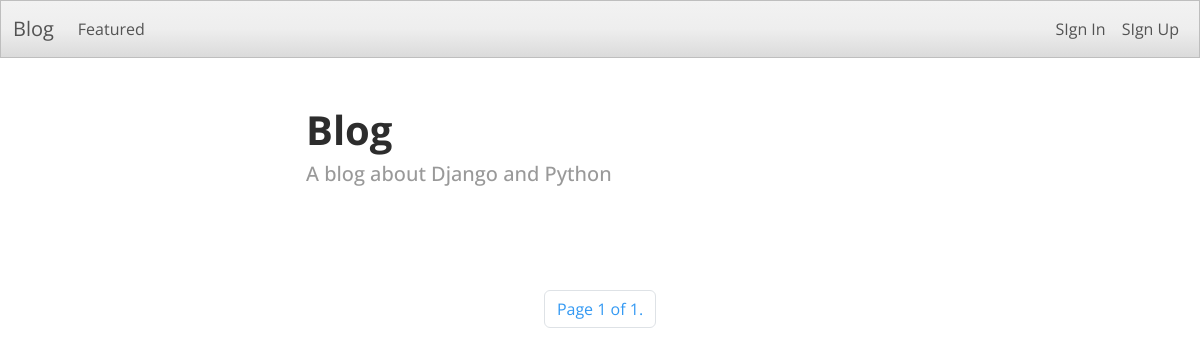
The app's page /, older data.
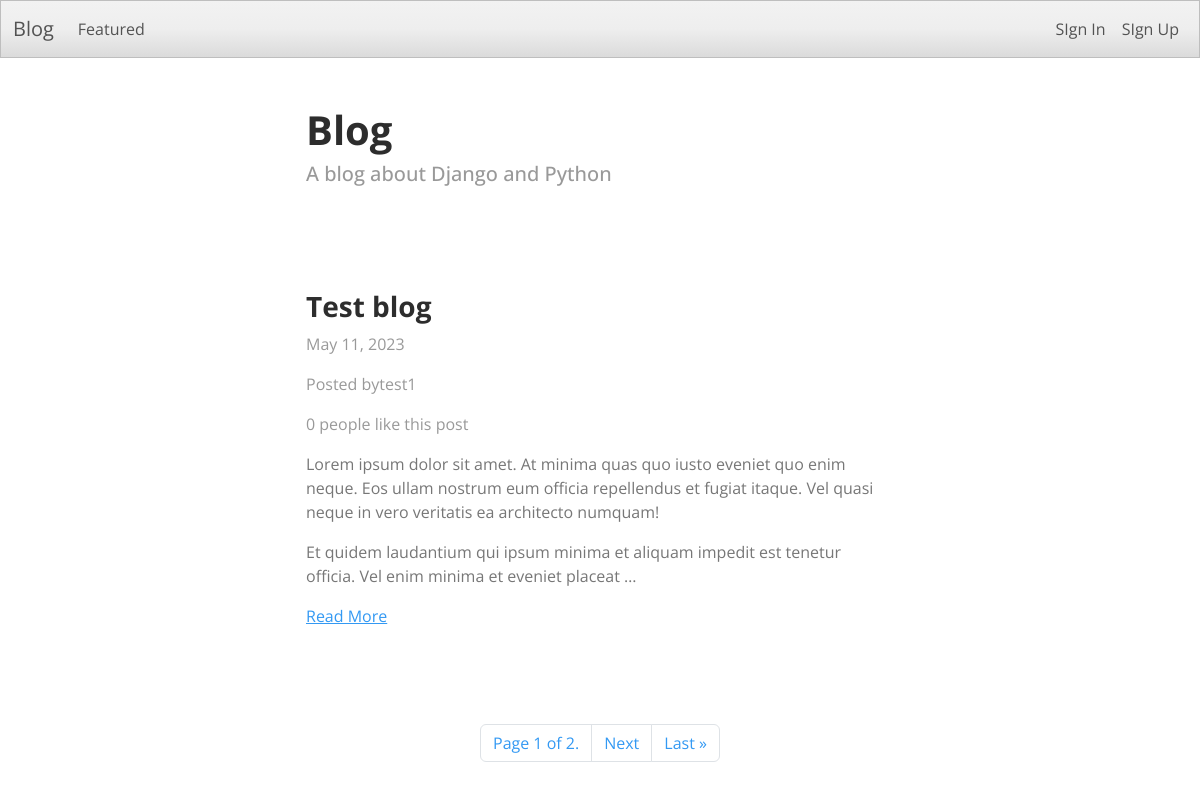
The same page, newer data.
### blogapp/models.py (models this page shows)
class Article(models.Model):
    title = models.CharField(max_length=255)
    content = HTMLField()
    date = models.DateField(auto_now_add=True)
    author = models.ForeignKey(User, on_delete=models.CASCADE)
    featured = models.BooleanField(default=False)
    likes = models.ManyToManyField(User, related_name='likes', blank=True)

### blogapp/views.py (the view)
# urls.py: re_path(r'^$', Index.as_view(), name='index'),
class Index(ListView):
    model = Article
    queryset = Article.objects.all().order_by('-date')
    template_name = 'blogapp/index.html'
    paginate_by = 1

### blogapp/templates/blogapp/index.html (shortened to what this page needs)
{% extends 'blogapp/base.html' %}
{% block content %}
    <div class="row">
        <div class="col-md-6 col-12 mx-md-auto mx-3 mt-5 mb-5">
            <h1 class="fw-bolder">Blog</h1>
            <h5 class="text-muted">A blog about Django and Python</h5>
        </div>
    </div>
     {% for object in object_list %}
    <div class="row">
        <div class="col-md-6 col-12 mx-md-auto mx-3 mt-5 mb-5">
            <h3 class="fw-bold">{{ object.title }}</h3>
            <p class="text-muted">{{ object.date }}</p>
            <p class="text-muted">Posted by{{ object.author.username }}</p>
            {% if object.likes.count == 1 %}
                <p class="text-muted">{{ object.likes.count }} person likes this post</p>
            {% else %}
                <p class="text-muted">{{ object.likes.count }} people like this post</p>
            {% endif %}
            <div class="my-3">
                {{ object.content|truncatewords_html:50|safe }}
            </div>
            <a href="{% url 'detail_article' object.id %}">Read More</a>
        </div>
    </div>
    {% endfor %}
    <nav>
        <ul class="pagination">
            <div class="mx-auto d-flex flex-row mt-5">
                <li class="page-item">
                    <a class="page-link" href="#">Page {{ page_obj.number }} of {{ page_obj.paginator.num_pages }}. </a>
                </li>
                {% if page_obj.has_next %}
                <li class="page-item">
                    <a class="page-link" href="?page={{ page_obj.next_page_number }}">Next </a>
                </li>
                <li class="page-item">
                    <a class="page-link" href="?page={{ page_obj.paginator.num.pages }}">Last &raquo;</a>
                </li>
                {% endif %}
            </div>
        </ul>
    </nav>
{% endblock content %}

Row changes from the older to the newer data that the page shows:
added Article: title "Test blog", date "May 11, 2023", author.username "test1", likes.count "0", content "Lorem ipsum dolor sit amet. At minima quas quo iusto eveniet quo enim neque. Eos ullam nostrum eum officia repellendus et fugiat itaque. Vel quasi neque in vero veritatis ea architecto numquam! Et quidem laudantium qui ipsum minima et aliquam impedit est tenetur officia. Vel enim minima et eveniet placeat …"
Text that changed along with them:
{{ page_obj.paginator.num_pages }}: "1" → "2"
text now shown: "Next Last »"
